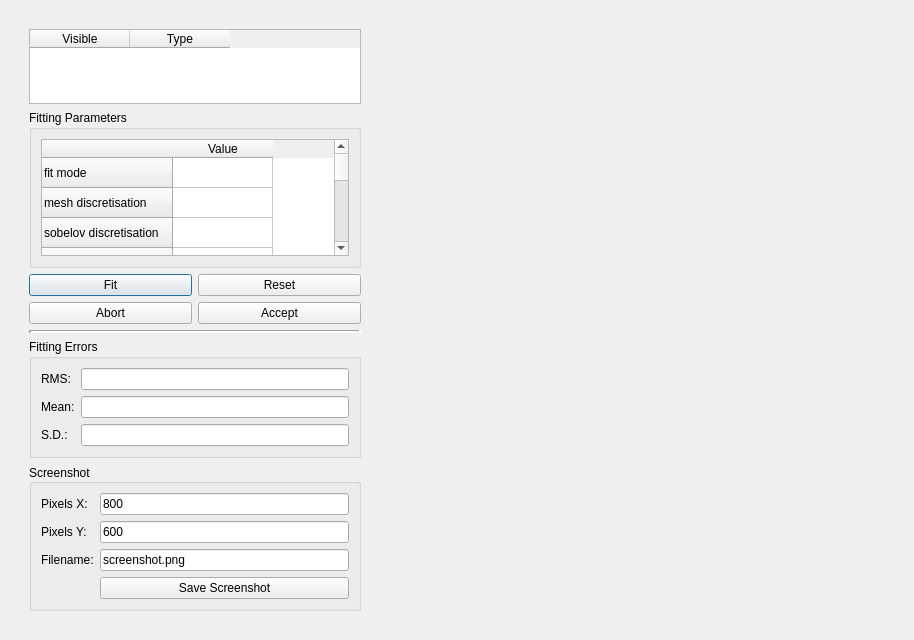
<?xml version="1.0" encoding="UTF-8"?>
<ui version="4.0">
 <class>Dialog</class>
 <widget class="QDialog" name="Dialog">
  <property name="geometry">
   <rect>
    <x>0</x>
    <y>0</y>
    <width>914</width>
    <height>640</height>
   </rect>
  </property>
  <property name="sizePolicy">
   <sizepolicy hsizetype="Preferred" vsizetype="Preferred">
    <horstretch>0</horstretch>
    <verstretch>0</verstretch>
   </sizepolicy>
  </property>
  <property name="windowTitle">
   <string>Mesh Fitting</string>
  </property>
  <layout class="QHBoxLayout" name="horizontalLayout_2">
   <item>
    <widget class="QWidget" name="widget" native="true">
     <property name="enabled">
      <bool>true</bool>
     </property>
     <property name="sizePolicy">
      <sizepolicy hsizetype="Preferred" vsizetype="Preferred">
       <horstretch>0</horstretch>
       <verstretch>0</verstretch>
      </sizepolicy>
     </property>
     <property name="maximumSize">
      <size>
       <width>16777215</width>
       <height>16777215</height>
      </size>
     </property>
     <layout class="QGridLayout" name="gridLayout">
      <item row="0" column="0">
       <widget class="QWidget" name="widget" native="true">
        <property name="sizePolicy">
         <sizepolicy hsizetype="Preferred" vsizetype="Preferred">
          <horstretch>0</horstretch>
          <verstretch>0</verstretch>
         </sizepolicy>
        </property>
        <property name="minimumSize">
         <size>
          <width>350</width>
          <height>0</height>
         </size>
        </property>
        <property name="maximumSize">
         <size>
          <width>500</width>
          <height>16777215</height>
         </size>
        </property>
        <layout class="QVBoxLayout" name="verticalLayout_3">
         <item>
          <layout class="QVBoxLayout" name="verticalLayout">
           <property name="sizeConstraint">
            <enum>QLayout::SetDefaultConstraint</enum>
           </property>
           <item>
            <widget class="QTableWidget" name="tableWidget">
             <property name="sizePolicy">
              <sizepolicy hsizetype="Preferred" vsizetype="Maximum">
               <horstretch>0</horstretch>
               <verstretch>0</verstretch>
              </sizepolicy>
             </property>
             <property name="minimumSize">
              <size>
               <width>0</width>
               <height>0</height>
              </size>
             </property>
             <property name="maximumSize">
              <size>
               <width>16777215</width>
               <height>150</height>
              </size>
             </property>
             <property name="sortingEnabled">
              <bool>false</bool>
             </property>
             <attribute name="horizontalHeaderVisible">
              <bool>true</bool>
             </attribute>
             <attribute name="horizontalHeaderCascadingSectionResizes">
              <bool>false</bool>
             </attribute>
             <attribute name="horizontalHeaderDefaultSectionSize">
              <number>100</number>
             </attribute>
             <column>
              <property name="text">
               <string>Visible</string>
              </property>
             </column>
             <column>
              <property name="text">
               <string>Type</string>
              </property>
             </column>
            </widget>
           </item>
           <item>
            <widget class="QGroupBox" name="groupBox">
             <property name="title">
              <string>Fitting Parameters</string>
             </property>
             <layout class="QVBoxLayout" name="verticalLayout_2">
              <item>
               <widget class="QTableWidget" name="fitParamsTableWidget">
                <row>
                 <property name="text">
                  <string>fit mode</string>
                 </property>
                </row>
                <row>
                 <property name="text">
                  <string>mesh discretisation</string>
                 </property>
                </row>
                <row>
                 <property name="text">
                  <string>sobelov discretisation</string>
                 </property>
                </row>
                <row>
                 <property name="text">
                  <string>sobelov weight</string>
                 </property>
                </row>
                <row>
                 <property name="text">
                  <string>normal discretisation</string>
                 </property>
                </row>
                <row>
                 <property name="text">
                  <string>normal weight</string>
                 </property>
                </row>
                <row>
                 <property name="text">
                  <string>max iterations</string>
                 </property>
                </row>
                <row>
                 <property name="text">
                  <string>max sub-iterations</string>
                 </property>
                </row>
                <row>
                 <property name="text">
                  <string>xtol</string>
                 </property>
                </row>
                <row>
                 <property name="text">
                  <string>kdtree args</string>
                 </property>
                </row>
                <row>
                 <property name="text">
                  <string>n closest points</string>
                 </property>
                </row>
                <row>
                 <property name="text">
                  <string>verbose</string>
                 </property>
                </row>
                <row>
                 <property name="text">
                  <string>fixed nodes</string>
                 </property>
                </row>
                <column>
                 <property name="text">
                  <string>Value</string>
                 </property>
                </column>
                <item row="1" column="0">
                 <property name="text">
                  <string/>
                 </property>
                 <property name="flags">
                  <set>ItemIsSelectable|ItemIsEditable|ItemIsDragEnabled|ItemIsUserCheckable|ItemIsEnabled</set>
                 </property>
                </item>
               </widget>
              </item>
             </layout>
            </widget>
           </item>
           <item>
            <layout class="QGridLayout" name="fitButtonsGroup">
             <item row="0" column="0">
              <widget class="QPushButton" name="fitButton">
               <property name="text">
                <string>Fit</string>
               </property>
              </widget>
             </item>
             <item row="0" column="1">
              <widget class="QPushButton" name="resetButton">
               <property name="text">
                <string>Reset</string>
               </property>
              </widget>
             </item>
             <item row="1" column="1">
              <widget class="QPushButton" name="acceptButton">
               <property name="text">
                <string>Accept</string>
               </property>
              </widget>
             </item>
             <item row="1" column="0">
              <widget class="QPushButton" name="abortButton">
               <property name="text">
                <string>Abort</string>
               </property>
              </widget>
             </item>
            </layout>
           </item>
           <item>
            <spacer name="verticalSpacer">
             <property name="orientation">
              <enum>Qt::Vertical</enum>
             </property>
             <property name="sizeHint" stdset="0">
              <size>
               <width>20</width>
               <height>40</height>
              </size>
             </property>
            </spacer>
           </item>
           <item>
            <widget class="Line" name="line">
             <property name="lineWidth">
              <number>3</number>
             </property>
             <property name="orientation">
              <enum>Qt::Horizontal</enum>
             </property>
            </widget>
           </item>
           <item>
            <widget class="QGroupBox" name="errorGroup">
             <property name="title">
              <string>Fitting Errors</string>
             </property>
             <layout class="QFormLayout" name="formLayout_2">
              <item row="0" column="0">
               <widget class="QLabel" name="RMSELabel">
                <property name="text">
                 <string>RMS:</string>
                </property>
               </widget>
              </item>
              <item row="1" column="0">
               <widget class="QLabel" name="meanErrorLabel">
                <property name="text">
                 <string>Mean:</string>
                </property>
               </widget>
              </item>
              <item row="2" column="0">
               <widget class="QLabel" name="SDLabel">
                <property name="text">
                 <string>S.D.:</string>
                </property>
               </widget>
              </item>
              <item row="0" column="1">
               <widget class="QLineEdit" name="RMSELineEdit">
                <property name="alignment">
                 <set>Qt::AlignRight|Qt::AlignTrailing|Qt::AlignVCenter</set>
                </property>
                <property name="readOnly">
                 <bool>true</bool>
                </property>
               </widget>
              </item>
              <item row="1" column="1">
               <widget class="QLineEdit" name="meanErrorLineEdit">
                <property name="alignment">
                 <set>Qt::AlignRight|Qt::AlignTrailing|Qt::AlignVCenter</set>
                </property>
                <property name="readOnly">
                 <bool>true</bool>
                </property>
               </widget>
              </item>
              <item row="2" column="1">
               <widget class="QLineEdit" name="SDLineEdit">
                <property name="alignment">
                 <set>Qt::AlignRight|Qt::AlignTrailing|Qt::AlignVCenter</set>
                </property>
                <property name="readOnly">
                 <bool>true</bool>
                </property>
               </widget>
              </item>
             </layout>
            </widget>
           </item>
           <item>
            <widget class="QGroupBox" name="screenshotgroup">
             <property name="title">
              <string>Screenshot</string>
             </property>
             <property name="alignment">
              <set>Qt::AlignLeading|Qt::AlignLeft|Qt::AlignVCenter</set>
             </property>
             <layout class="QFormLayout" name="formLayout">
              <property name="fieldGrowthPolicy">
               <enum>QFormLayout::AllNonFixedFieldsGrow</enum>
              </property>
              <item row="0" column="0">
               <widget class="QLabel" name="pixelsXLabel">
                <property name="sizePolicy">
                 <sizepolicy hsizetype="Fixed" vsizetype="Preferred">
                  <horstretch>0</horstretch>
                  <verstretch>0</verstretch>
                 </sizepolicy>
                </property>
                <property name="text">
                 <string>Pixels X:</string>
                </property>
               </widget>
              </item>
              <item row="0" column="1">
               <widget class="QLineEdit" name="screenshotPixelXLineEdit">
                <property name="sizePolicy">
                 <sizepolicy hsizetype="Expanding" vsizetype="Fixed">
                  <horstretch>0</horstretch>
                  <verstretch>0</verstretch>
                 </sizepolicy>
                </property>
                <property name="text">
                 <string>800</string>
                </property>
               </widget>
              </item>
              <item row="1" column="0">
               <widget class="QLabel" name="pixelsYLabel">
                <property name="sizePolicy">
                 <sizepolicy hsizetype="Fixed" vsizetype="Preferred">
                  <horstretch>0</horstretch>
                  <verstretch>0</verstretch>
                 </sizepolicy>
                </property>
                <property name="text">
                 <string>Pixels Y:</string>
                </property>
               </widget>
              </item>
              <item row="1" column="1">
               <widget class="QLineEdit" name="screenshotPixelYLineEdit">
                <property name="sizePolicy">
                 <sizepolicy hsizetype="Expanding" vsizetype="Fixed">
                  <horstretch>0</horstretch>
                  <verstretch>0</verstretch>
                 </sizepolicy>
                </property>
                <property name="text">
                 <string>600</string>
                </property>
               </widget>
              </item>
              <item row="2" column="0">
               <widget class="QLabel" name="screenshotFilenameLabel">
                <property name="text">
                 <string>Filename:</string>
                </property>
               </widget>
              </item>
              <item row="2" column="1">
               <widget class="QLineEdit" name="screenshotFilenameLineEdit">
                <property name="sizePolicy">
                 <sizepolicy hsizetype="Expanding" vsizetype="Fixed">
                  <horstretch>0</horstretch>
                  <verstretch>0</verstretch>
                 </sizepolicy>
                </property>
                <property name="text">
                 <string>screenshot.png</string>
                </property>
               </widget>
              </item>
              <item row="3" column="1">
               <widget class="QPushButton" name="screenshotSaveButton">
                <property name="sizePolicy">
                 <sizepolicy hsizetype="Preferred" vsizetype="Fixed">
                  <horstretch>0</horstretch>
                  <verstretch>0</verstretch>
                 </sizepolicy>
                </property>
                <property name="text">
                 <string>Save Screenshot</string>
                </property>
               </widget>
              </item>
             </layout>
            </widget>
           </item>
          </layout>
         </item>
        </layout>
       </widget>
      </item>
      <item row="0" column="1">
       <widget class="MayaviSceneWidget" name="MayaviScene" native="true">
        <property name="sizePolicy">
         <sizepolicy hsizetype="Preferred" vsizetype="Expanding">
          <horstretch>1</horstretch>
          <verstretch>1</verstretch>
         </sizepolicy>
        </property>
       </widget>
      </item>
     </layout>
    </widget>
   </item>
  </layout>
 </widget>
 <customwidgets>
  <customwidget>
   <class>MayaviSceneWidget</class>
   <extends>QWidget</extends>
   <header>mayaviscenewidget.h</header>
   <container>1</container>
  </customwidget>
 </customwidgets>
 <resources/>
 <connections/>
</ui>
